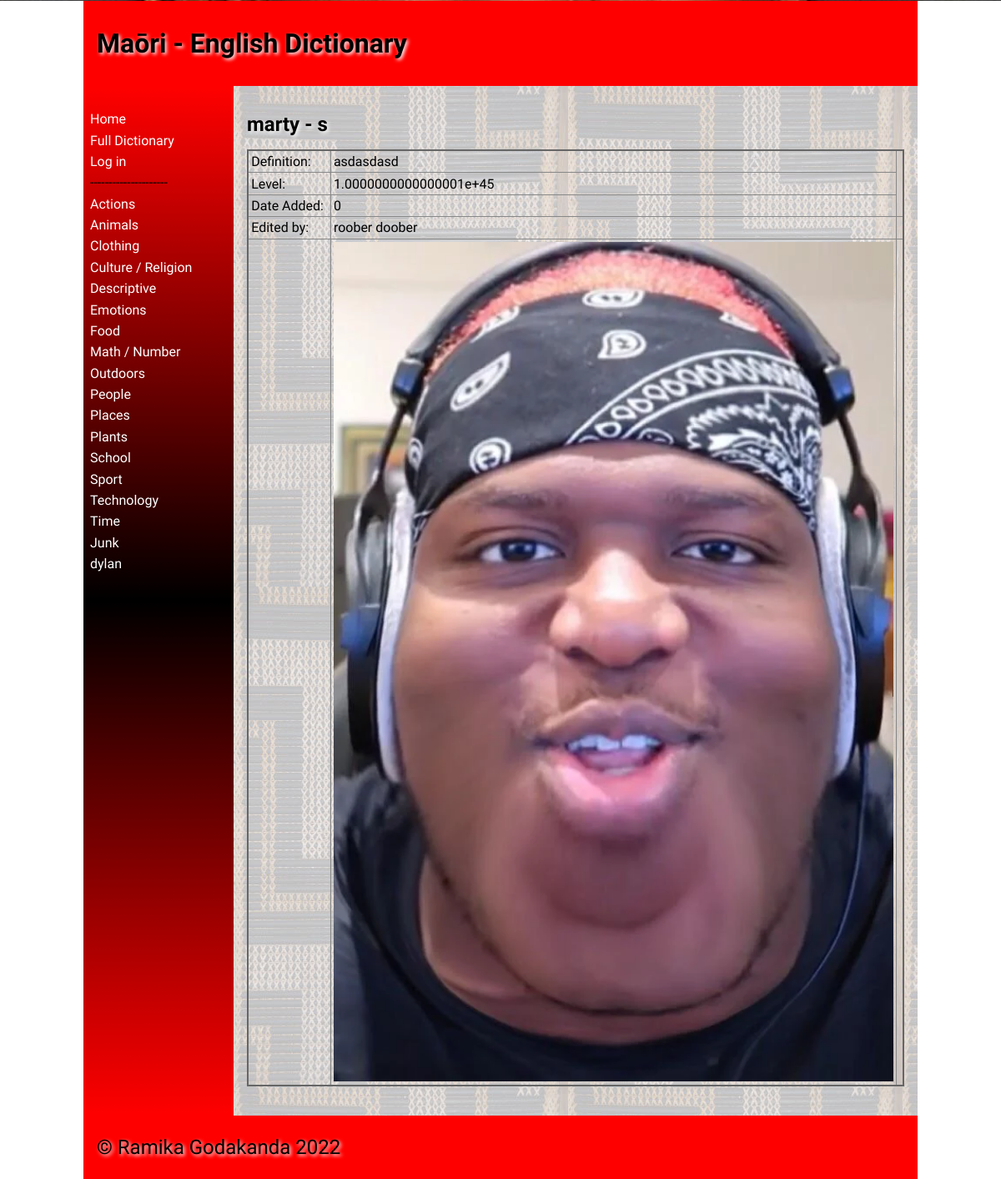
Before: /word/623 with the older database file.
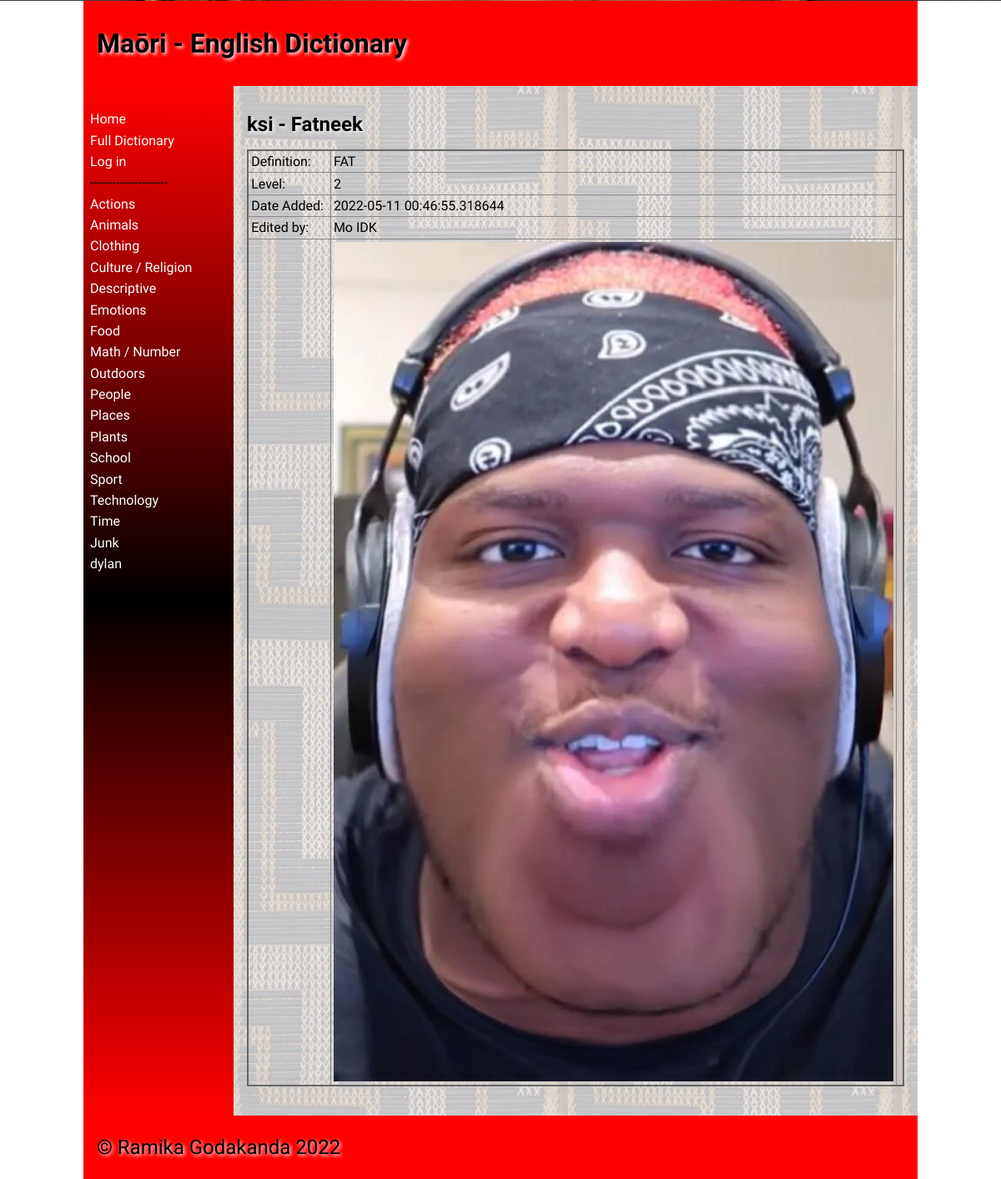
After: the same page with the newer database file.
### tables this page shows
CREATE TABLE "words"
(
	id integer
		primary key autoincrement,
	user_id integer not null
		constraint words_user_details_id_fk
			references user_details,
	category_id integer,
	maori varchar,
	english varchar,
	definition varchar,
	level integer,
	timestamp datetime,
	image varchar
);

CREATE TABLE "user_details" (
	id integer PRIMARY KEY AUTOINCREMENT,
	first_name varchar,
	last_name varchar,
	email varchar,
	password varchar
, teacher boolean);

### app.py (the view)
@app.route('/word/<word_id>', methods=['GET', 'POST'])
def render_word(word_id):
    if request.method == 'POST':
        if not is_logged_in():
            return redirect('/?error=Not+logged+in')
        if not is_teacher():
            return redirect('/?error=Not+teacher')
        user_id = session.get('user_id')
        print(request.form)
        maori_word = request.form.get('maori').strip()
        english_translation = request.form.get('english').strip()
        year_level = request.form.get('level').strip()
        description = request.form.get('description').strip()
        category = request.form.get('category')
        year_level = max(0, min(10, int(year_level)))
        timestamp = 0  # date() #datetime.utcfromtimestamp(int(current_timestamp).strftime('%Y-%m-%d at %H:%M:%S'))
        con = create_connection(DB_NAME)
        cur = con.cursor()
        query = "UPDATE words SET user_id=?, maori=?, english=?, definition=?, level=?, timestamp=? WHERE id=?"
        cur.execute(query, (user_id, maori_word, english_translation, description, year_level, timestamp, word_id))
        con.commit()
        con.close()
        return redirect('/word/' + str(word_id))
    else:
        con = create_connection(DB_NAME)
        cur = con.cursor()
        query = "SELECT * FROM words WHERE id = ?"
        cur.execute(query, (word_id,))
        queried_data = cur.fetchall()
        print(queried_data)
        author = queried_data[0][1]
        print(queried_data)
        print(author)
        cur = con.cursor()
        query = "SELECT * FROM user_details WHERE id=?"
        cur.execute(query, (author,))
        user_list = cur.fetchall()
        con.close()
    return render_template('word.html', logged_in=is_logged_in(), category_list=category_list(),
                           word_data=queried_data, teacher_perms=is_teacher(), users=user_list)

### app.py (called while the page is built)
def create_connection(db_file):
    try:
        connection = sqlite3.connect(db_file)
        connection.execute('pragma foreign_keys=ON')
        return connection
    except Error as e:
        print(e)
    return None

def is_logged_in():
    if session.get("email") is None:
        print("Not logged in")
        return False
    else:
        print("Logged in")
        return True

def is_teacher():
    if not is_logged_in() or (session.get("teacher") is (None or 0)):
        print("Not teacher logged in")
        return False
    else:
        print("Teacher logged in")
        return True

def category_list():
    con = create_connection(DB_NAME)
    cur = con.cursor()
    query = "SELECT * FROM categories"
    cur.execute(query)
    queried_categories = cur.fetchall()
    con.close()
    return queried_categories

### templates/word.html (shortened to what this page needs)
{% extends 'base.html' %}
{% block main %}
<h2>{{ word_data[0][3] }} - {{ word_data[0][4] }}
</h2>
    <table>
        <thead>
            <tr>
                <td>Definition:</td>
                <td>{{ word_data[0][5] }}</td>
            </tr>
            <tr>
                <td>Level:</td>
                <td>{{ word_data[0][6] }}</td>
            </tr>
            <tr>
                <td>Date Added:</td>
                <td>{{ word_data[0][7] }}</td>
            </tr>
            <tr>
                <td>Edited by:</td>
                <td>{{ users[0][1] }} {{ users[0][2] }}</td>
                <td></td>
            </tr>
            <tr>
                <td></td>
                <td colspan=“2”><img class = "max"; src="/static/images/{{ word_data[0][8] }}"></td>
            </tr>
        </thead>
    </table>
<br>
{% endblock %}

Changed rows visible on the page:
no longer on this page (row unchanged): user_details: first_name "roober", last_name "doober"
changed words: maori "marty" → "ksi"; english "s" → "Fatneek"; definition "asdasdasd" → "FAT"; level "1.0000000000000001e+45" → "2"; timestamp "0" → "2022-05-11 00:46:55.318644"
now on this page (row unchanged): user_details: first_name "Mo", last_name "IDK"
